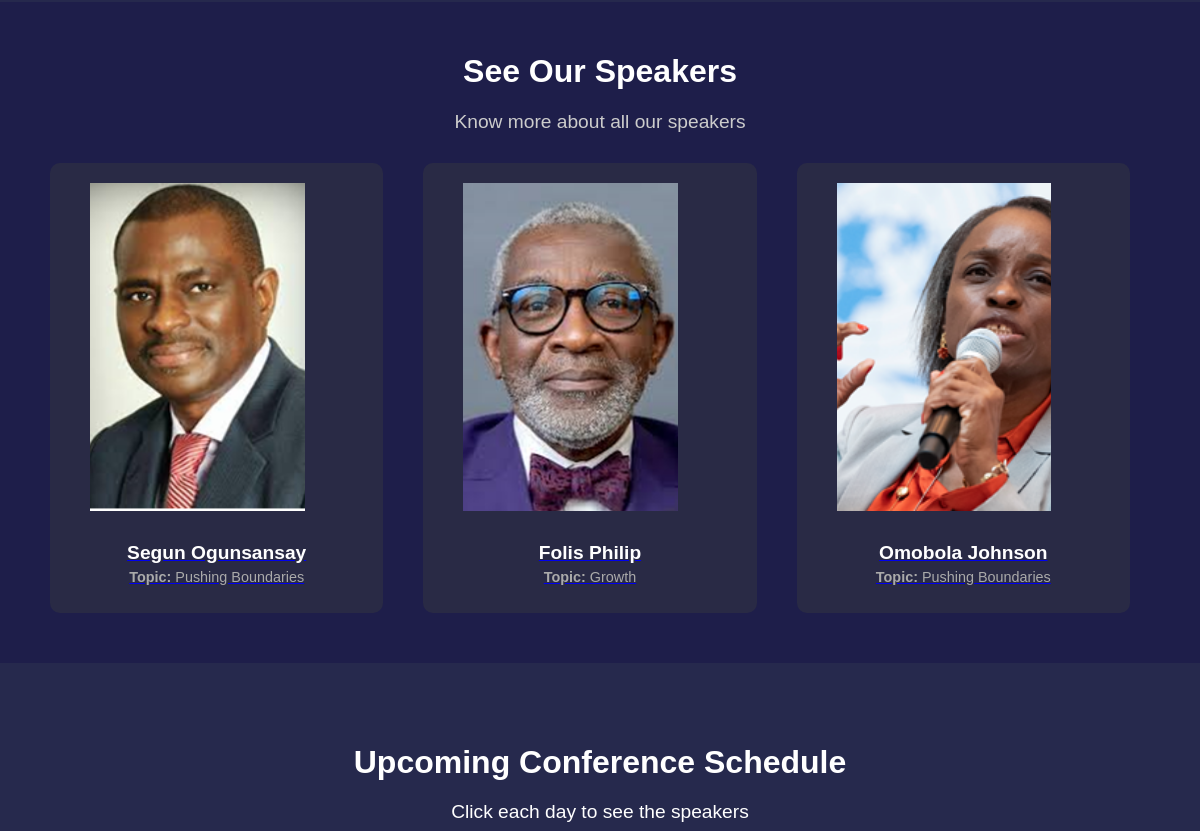
Before: / (middle part) with the older database file.
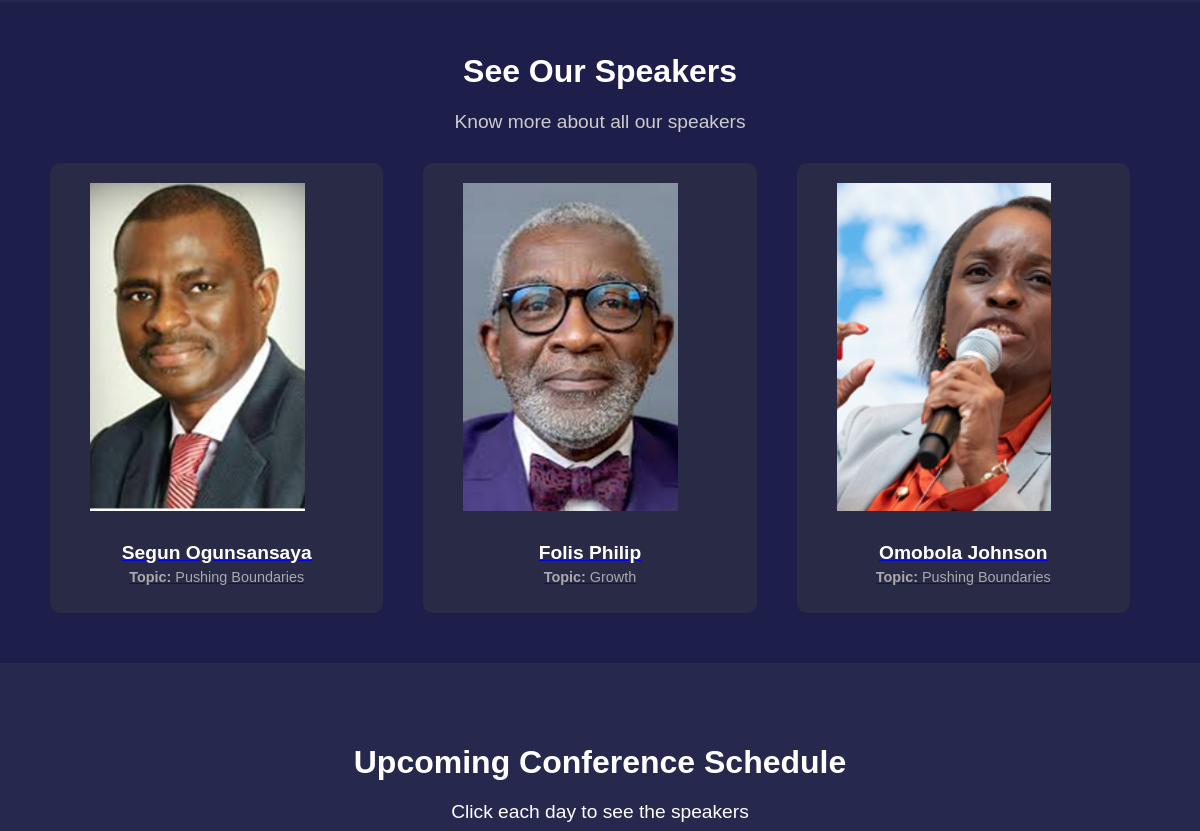
After: the same page with the newer database file.
### tables this page shows
CREATE TABLE speakers (
            id INTEGER PRIMARY KEY AUTOINCREMENT,
            name TEXT NOT NULL,
            position TEXT NOT NULL,
            bio TEXT NOT NULL,
            image_url TEXT NOT NULL,
            facebook_url TEXT,
            twitter_url TEXT,
            linkedin_url TEXT
        );

### app.py (the view)
@app.route("/")
def index():
    with sqlite3.connect(DATABASE_FILE) as conn:
        cursor = conn.cursor()
        cursor.execute("SELECT id, name, position, image_url, facebook_url, twitter_url, linkedin_url FROM speakers")
    speakers = [
        {
            "id": row[0],
            "name": row[1],
            "position": row[2],
            "image_url": row[3],
            "facebook_url": row[4],
            "twitter_url": row[5],
            "linkedin_url": row[6],
        }
            for row in cursor.fetchall()
        ]
    return render_template("index.html", speakers=speakers)

### templates/index.html (shortened to what this page needs)
{% extends 'base.html' %}
{% block content %}
<section class="event-showcase">
    <h2 style="color: white !important;">See Our Speakers</h2>
    <p>
        Know more about all our speakers
    </p>
    <div class="showcase-grid">
        {% for speaker in speakers %}
        <div class="profile-card">
            <a href="{{ url_for('speaker_page', speaker_id=speaker['id']) }}">
                <img src="{{ speaker['image_url'] }}" alt="{{ speaker['name'] }}">
                <div class="card-details">
                    <h3>{{ speaker['name'] }}</h3>
                    <p><span> <b>Topic: </b></span>{{ speaker['position'] }}</p>
                </div>
            </a>
        </div>
        {% endfor %}
    </div>
</section>
<section>
    <h2>Upcoming Conference Schedule</h2>
    <p style="color: white;">Click each day to see the speakers</p>
</section>
{% endblock %}

Changed rows visible on the page:
changed speakers: name "Segun Ogunsansay" → "Segun Ogunsansaya"
